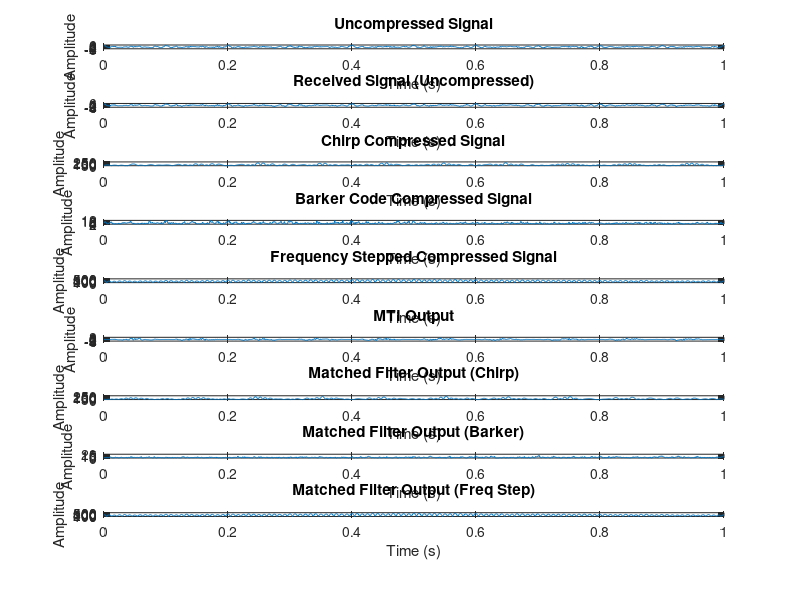

Write MATLAB code to recreate this figure.
% 生成雷达信号
Fs = 1000; % 采样频率
T = 1/Fs; % 采样间隔
t = 0:T:1; % 1秒的时间
num_samples = length(t);

% 生成三个飞机信号
aircraft1 = cos(2*pi*50*t); % 假设飞机1信号频率为50Hz
aircraft2 = cos(2*pi*60*t); % 假设飞机2信号频率为60Hz
aircraft3 = cos(2*pi*70*t); % 假设飞机3信号频率为70Hz

% 生成地杂波和鸟类信号
ground_clutter = randn(1, num_samples); % 地杂波信号
birds = cos(2*pi*20*t); % 假设鸟类信号频率为20Hz

% 无压缩信号
uncompressed_signal = aircraft1 + aircraft2 + aircraft3 + ground_clutter + birds;

% 合成总体信号
received_signal = uncompressed_signal;

% Chirp脉冲压缩
chirp_pulse = chirp(t, 0, 1, 100); % 生成线性调频脉冲
chirp_compressed_signal = abs(conv(received_signal, chirp_pulse, 'same'));

% 巴克码脉冲压缩
barker_code = [+1, +1, +1, -1, -1, +1, -1]; % 巴克码
barker_pulse = upsample(barker_code, round(num_samples/length(barker_code)));
barker_pulse = barker_pulse(1:num_samples);
barker_compressed_signal = abs(conv(received_signal, barker_pulse, 'same'));

% 频率步进脉冲压缩
freq_step_pulse = cos(2*pi*30*t) + cos(2*pi*60*t) + cos(2*pi*90*t); % 频率步进脉冲
freq_step_compressed_signal = abs(conv(received_signal, freq_step_pulse, 'same'));

% MTI对消
PRI = 10; % 脉冲重复间隔
weight_pulse1 = exp(-1i * 2 * pi * t / PRI);
weight_pulse2 = exp(-1i * 2 * pi * t / PRI).* exp(-1i * 2 * pi * t * PRI);
output_signal_mti = received_signal .* (weight_pulse1 - weight_pulse2);

% 匹配滤波
match_filter_template = uncompressed_signal; % 使用无压缩信号作为匹配滤波器的模板
matched_filter_output = abs(conv(received_signal, flip(match_filter_template), 'same'));


% 匹配滤波
match_filter_template_chirp = chirp_pulse; % 使用Chirp脉冲作为匹配滤波器的模板
matched_filter_output_chirp = abs(conv(received_signal, flip(match_filter_template_chirp), 'same'));

match_filter_template_barker = barker_pulse; % 使用巴克码脉冲作为匹配滤波器的模板
matched_filter_output_barker = abs(conv(received_signal, flip(match_filter_template_barker), 'same'));

match_filter_template_freq_step = freq_step_pulse; % 使用频率步进脉冲作为匹配滤波器的模板
matched_filter_output_freq_step = abs(conv(received_signal, flip(match_filter_template_freq_step), 'same'));


% 显示结果
figure;
subplot(9, 1, 1);
plot(t, received_signal);
title('Uncompressed Signal');
xlabel('Time (s)');
ylabel('Amplitude');

subplot(9, 1, 2);
plot(t, uncompressed_signal);
title('Received Signal (Uncompressed)');
xlabel('Time (s)');
ylabel('Amplitude');

subplot(9, 1, 3);
plot(t, chirp_compressed_signal);
title('Chirp Compressed Signal');
xlabel('Time (s)');
ylabel('Amplitude');

subplot(9, 1, 4);
plot(t, barker_compressed_signal);
title('Barker Code Compressed Signal');
xlabel('Time (s)');
ylabel('Amplitude');

subplot(9, 1, 5);
plot(t, freq_step_compressed_signal);
title('Frequency Stepped Compressed Signal');
xlabel('Time (s)');
ylabel('Amplitude');

subplot(9, 1, 6);
plot(t, output_signal_mti);
title('MTI Output');
xlabel('Time (s)');
ylabel('Amplitude');

subplot(9, 1, 7);
plot(t, matched_filter_output_chirp);
title('Matched Filter Output (Chirp)');
xlabel('Time (s)');
ylabel('Amplitude');

subplot(9, 1, 8);
plot(t, matched_filter_output_barker);
title('Matched Filter Output (Barker)');
xlabel('Time (s)');
ylabel('Amplitude');

subplot(9, 1, 9);
plot(t, matched_filter_output_freq_step);
title('Matched Filter Output (Freq Step)');
xlabel('Time (s)');
ylabel('Amplitude');